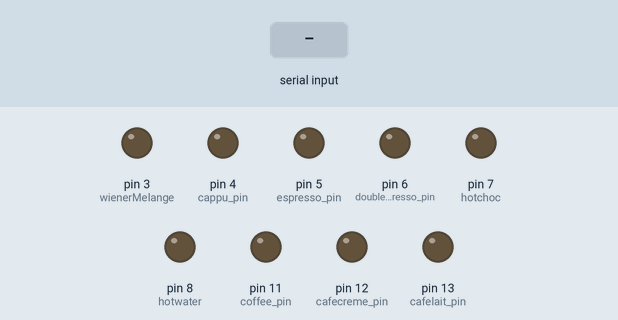
Bench run of a sketch on a simulated Arduino Uno, built with avr-gcc and run on an emulated ATmega328P. Parts: output pins drawn as LEDs (lit = HIGH). The inputs (shaded band) are chosen by the test bench. What the sketch prints to the serial monitor is not drawn.

Above: at 1.2 s.
1.3 s: "1" received over Serial
At 1.9 s:
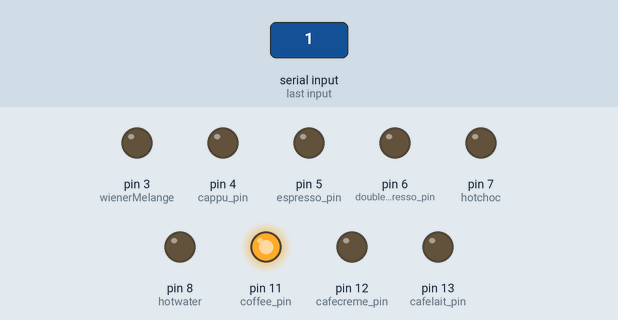
3.5 s: "2" received over Serial
At 4.1 s:
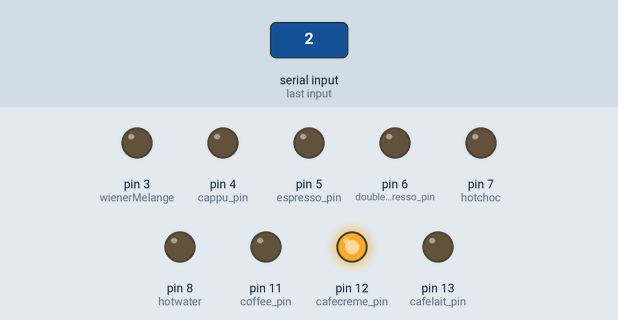
5.7 s: "3" received over Serial
At 6.3 s:
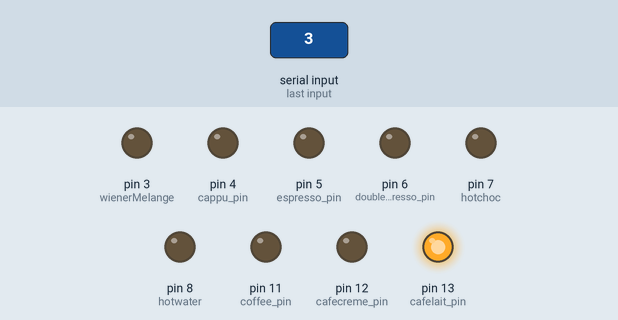
7.9 s: "4" received over Serial
At 8.5 s:
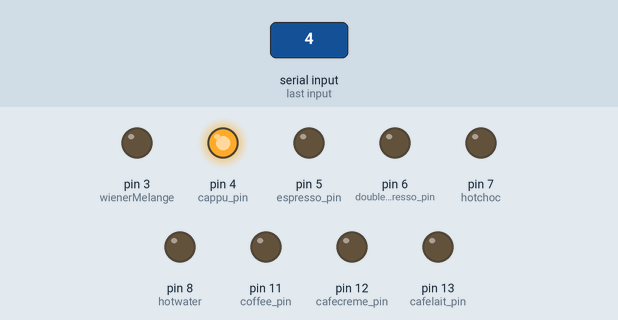
10.1 s: "5" received over Serial
At 10.5 s:
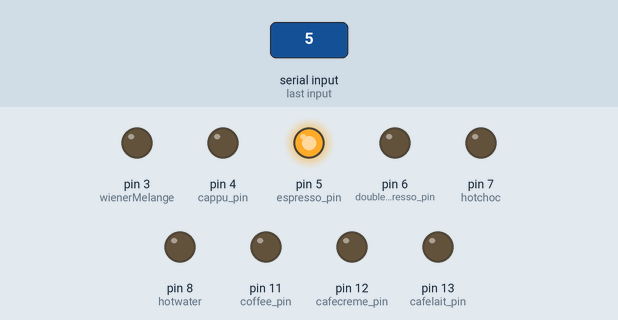
12.3 s: "6" received over Serial
At 12.9 s:
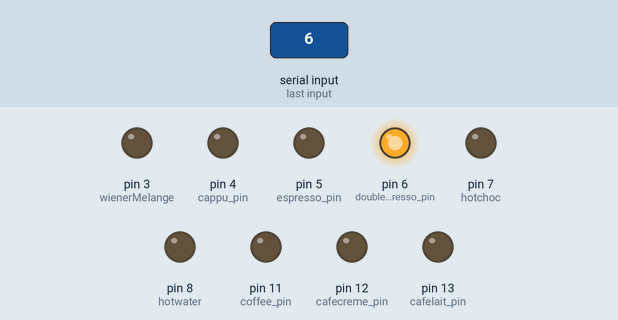
Timing chart, 0 to 15.3 s (numbered marks = the images above; inputs shaded):
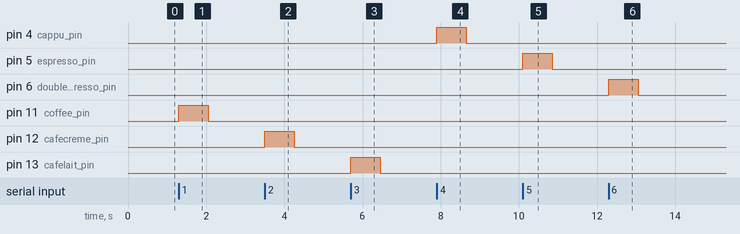

The sketch:

Arduino_Setup.ino
```cpp
char input;
int coffee_pin = 11;
int cafecreme_pin = 12;
int cafelait_pin = 13;
int cappu_pin = 4;
int espresso_pin = 5;
int doubleEspresso_pin = 6;
int hotchoc = 7;
int hotwater = 8;
int wienerMelange = 3;
int select = 2;

//int left_pin = 9;
//int right_pin = 10;


// the setup function runs once when you press reset or power the board
void setup() {
  // initialize digital pin 13 as an output.
  pinMode(coffee_pin, OUTPUT);
  pinMode(cafecreme_pin, OUTPUT);
  pinMode(cafelait_pin, OUTPUT);
  pinMode(cappu_pin, OUTPUT);
  pinMode(espresso_pin, OUTPUT);
  pinMode(doubleEspresso_pin, OUTPUT);
  pinMode(hotchoc, OUTPUT);
  pinMode(wienerMelange, OUTPUT);
  pinMode(hotwater, OUTPUT);
  //pinMode(left_pin, OUTPUT);
  //pinMode(right_pin, OUTPUT);
  //pinMode(select, OUTPUT);

  Serial.begin(9600);
}

// the loop function runs over and over again forever
void loop() {

  digitalWrite(coffee_pin, LOW);
  digitalWrite(cafecreme_pin, LOW);
  digitalWrite(cafelait_pin, LOW);
  digitalWrite(cappu_pin, LOW);
  digitalWrite(espresso_pin, LOW);
  digitalWrite(doubleEspresso_pin, LOW);
  digitalWrite(hotchoc, LOW);
  digitalWrite(wienerMelange, LOW);
  digitalWrite(hotwater, LOW);
  //digitalWrite(left_pin, LOW);
  //digitalWrite(right_pin, LOW);
  //digitalWrite(select, LOW);


  if (Serial.available() > 0) {
    input = Serial.read();

    if (input == '1'){
        digitalWrite(coffee_pin, HIGH);
        delay(750);
        digitalWrite(coffee_pin, LOW);
        delay(750);
        Serial.print("Making Coffee");
    } else if (input == '2'){
        digitalWrite(cafecreme_pin, HIGH);
        delay(750);
        digitalWrite(cafecreme_pin, LOW);
        Serial.print("Making cafecreme");
    }else if (input == '3'){
        digitalWrite(cafelait_pin, HIGH);
        delay(750);
        digitalWrite(cafelait_pin, LOW);
        delay(750);
        Serial.print("Making cafe au lait");
    }else if (input == '4'){
        digitalWrite(cappu_pin, HIGH);
        delay(750);
        digitalWrite(cappu_pin, LOW);
        delay(750);
        Serial.print("Making cappuccino");
    }else if (input == '5'){
        digitalWrite(espresso_pin, HIGH);
        delay(750);
        digitalWrite(espresso_pin, LOW);
        delay(750);
        Serial.print("Making espresso");
    }else if (input == '6'){
        digitalWrite(doubleEspresso_pin, HIGH);
        delay(750);
        digitalWrite(doubleEspresso_pin, LOW);
        delay(750);
        Serial.print("Making double espresso");
    }else if (input == '7'){
        digitalWrite(hotchoc, HIGH);
        delay(750);
        digitalWrite(hotchoc, LOW);
        delay(750);
        Serial.print("Making hot chocolate");
    }else if (input == '8'){
        digitalWrite(hotwater, HIGH);
        delay(750);
        digitalWrite(hotwater, LOW);
        delay(750);
        Serial.print("Making hot water");
    }else if (input == '9'){
        digitalWrite(wienerMelange, HIGH);
        delay(750);
        digitalWrite(wienerMelange, LOW);
        delay(750);
        Serial.print("Making Wiener Melange");
    }
  }


}
```

Measured:
- after the input at 1.3 s, pin 11 (coffee_pin): LOW → HIGH at once, → LOW 0.75 s later
- after the input at 3.5 s, pin 12 (cafecreme_pin): LOW → HIGH at once, → LOW 0.75 s later
- after the input at 5.7 s, pin 13 (cafelait_pin): LOW → HIGH at once, → LOW 0.75 s later
- after the input at 7.9 s, pin 4 (cappu_pin): LOW → HIGH at once, → LOW 0.75 s later
- after the input at 10.1 s, pin 5 (espresso_pin): LOW → HIGH at once, → LOW 0.75 s later
- after the input at 12.3 s, pin 6 (doubleEspresso_pin): LOW → HIGH at once, → LOW 0.75 s later
